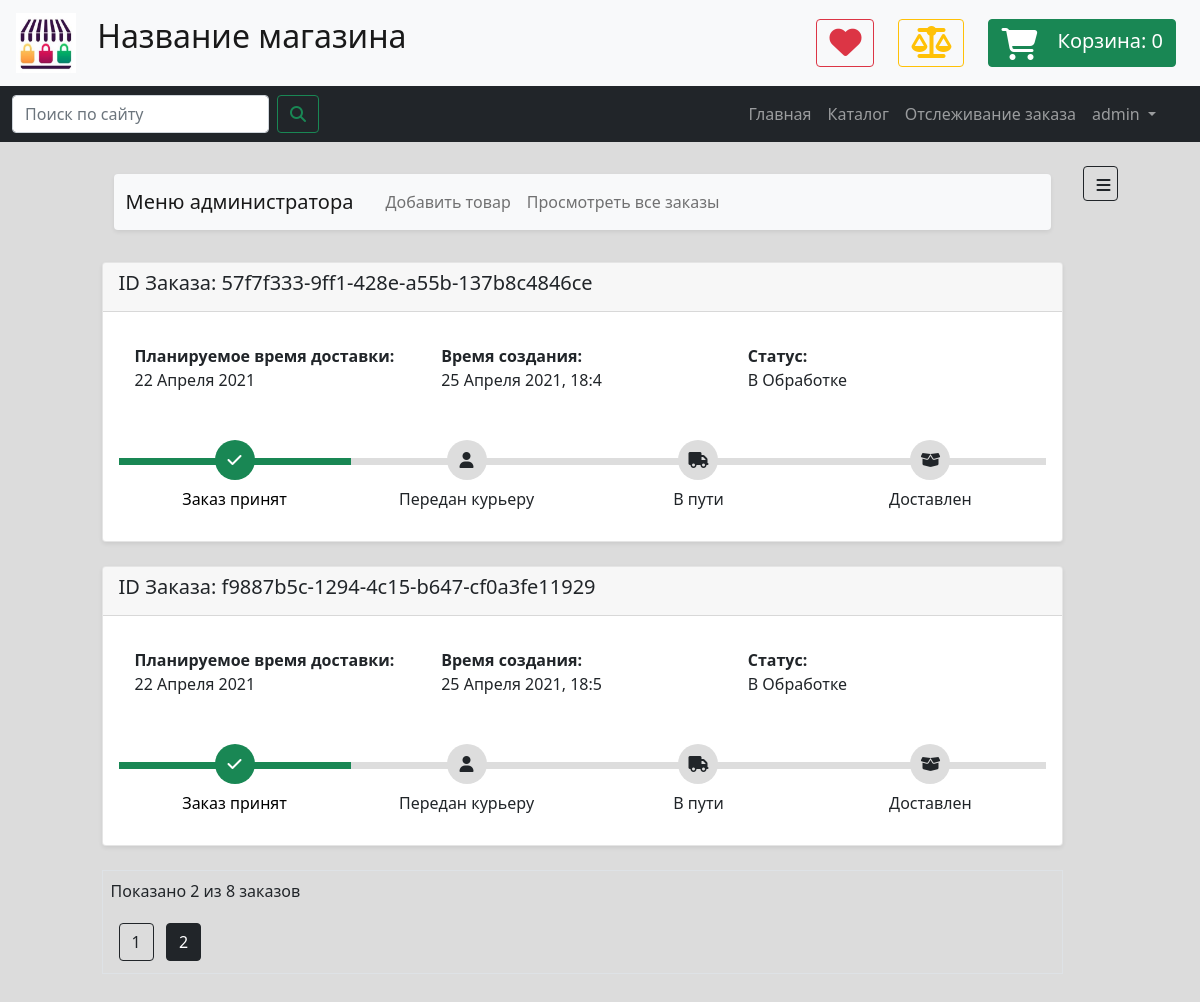
The page /orders?page=2 (signed in) on the database as committed earlier.
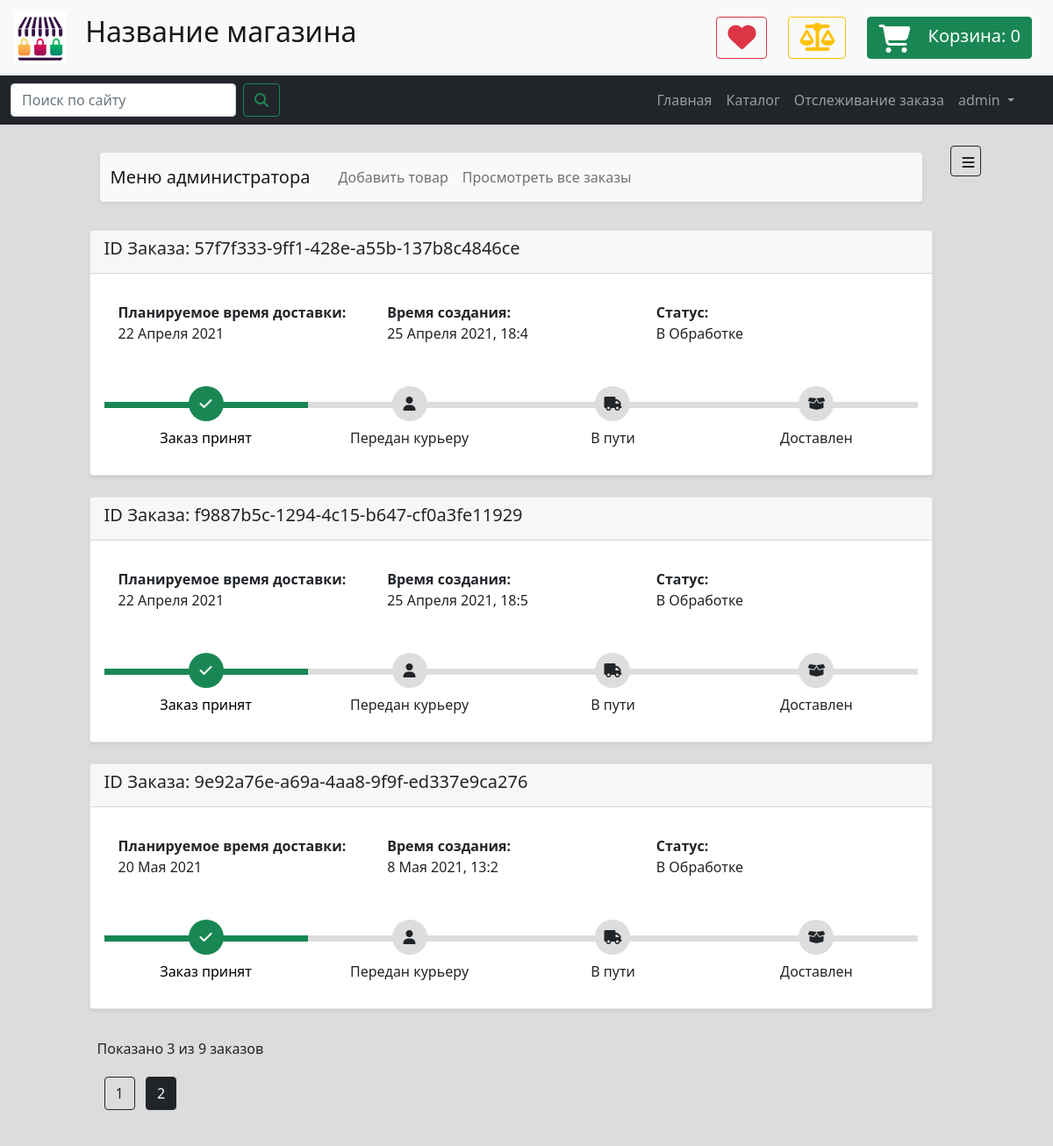
The same page on the database as committed later.
### data/users.py (models this page shows)
class User(SqlAlchemyBase, UserMixin, SerializerMixin):
    __tablename__ = 'users'
    id = sqlalchemy.Column(sqlalchemy.Integer,
                           primary_key=True, autoincrement=True)
    public_id = sqlalchemy.Column(sqlalchemy.String(50),
                                  unique=True,
                                  nullable=False,
                                  default=generate_uuid)
    is_admin = sqlalchemy.Column(sqlalchemy.Boolean, default=False, nullable=False)
    first_name = sqlalchemy.Column(sqlalchemy.String, nullable=True)
    last_name = sqlalchemy.Column(sqlalchemy.String, nullable=True)
    profile_pic_path = sqlalchemy.Column(sqlalchemy.String, nullable=False,
                                         default='img/user_pics/default_user.png')
    username = sqlalchemy.Column(sqlalchemy.String, nullable=False)
    email = sqlalchemy.Column(sqlalchemy.String,
                              index=True, unique=True, nullable=False)
    phone = sqlalchemy.Column(sqlalchemy.String, nullable=True)
    hashed_password = sqlalchemy.Column(sqlalchemy.String, nullable=False)
    created_date = sqlalchemy.Column(sqlalchemy.DateTime,
                                     default=datetime.datetime.now)
    bonus_points = sqlalchemy.Column(sqlalchemy.Integer, default=0, nullable=True)
    reviews = orm.relation("Review", back_populates='user')
    orders = orm.relation("Order", back_populates='user')
    location_id = sqlalchemy.Column(sqlalchemy.Integer,
                                    sqlalchemy.ForeignKey("locations.id"))
    address = orm.relation('Location')

### data/orders.py (models this page shows)
class Order(SqlAlchemyBase, SerializerMixin):
    __tablename__ = 'orders'
    id = sqlalchemy.Column(sqlalchemy.Integer,
                           primary_key=True, autoincrement=True)
    public_id = sqlalchemy.Column(sqlalchemy.String(50),
                                  unique=True,
                                  nullable=False,
                                  default=generate_uuid)
    description = sqlalchemy.Column(sqlalchemy.String, nullable=True)
    created_date = sqlalchemy.Column(sqlalchemy.DateTime,
                                     default=datetime.datetime.now)
    update_date = sqlalchemy.Column(sqlalchemy.DateTime,
                                     default=datetime.datetime.now)
    delivery_date = sqlalchemy.Column(sqlalchemy.DateTime)
    elements = orm.relation('OrderElement', back_populates='order')
    location_id = sqlalchemy.Column(sqlalchemy.Integer,
                                    sqlalchemy.ForeignKey("locations.id"))
    location = orm.relation('Location')
    status_id = sqlalchemy.Column(sqlalchemy.Integer,
                                  sqlalchemy.ForeignKey("order_statuses.id"))
    status = orm.relation('Status')
    user_id = sqlalchemy.Column(sqlalchemy.Integer,
                                sqlalchemy.ForeignKey("users.id"), nullable=True)
    user = orm.relation('User', back_populates='orders')

class Status(SqlAlchemyBase):
    __tablename__ = 'order_statuses'
    id = sqlalchemy.Column(sqlalchemy.Integer,
                           primary_key=True, autoincrement=True)
    name = sqlalchemy.Column(sqlalchemy.String, nullable=False, unique=True)
    full_name = sqlalchemy.Column(sqlalchemy.String, nullable=True)
    description = sqlalchemy.Column(sqlalchemy.String, nullable=True)

### routes/orders.py (the view)
@app.route('/orders')
@login_required
def orders_list_page():
    page = request.args.get('page', 1, type=int)
    db_sess = db_session.create_session()
    if current_user.is_admin:
        query = db_sess.query(Order)
    else:
        query = db_sess.query(Order).filter_by(user_id=current_user.id)
    orders = paginate(query, page, 6)
    template = render_template('orders_page.html',
                               title='Заказы',
                               orders=orders,
                               time_format_func=ru_format_str_time)
    db_sess.close()
    return template

### data/db_session.py (called while the page is built)
def create_session() -> Session:
    global __factory
    if __factory:
        return __factory()

### main.py (called while the page is built)
@login_manager.user_loader
def load_user(user_id):
    db_sess = db_session.create_session()
    user = db_sess.query(User).get(user_id)
    db_sess.close()
    return user

### tools.py (called while the page is built)
def paginate(query, page, per_page=20, error_out=True):
    if error_out and page < 1:
        abort(404)
    items = query.limit(per_page).offset((page - 1) * per_page).all()
    if not items and page != 1 and error_out:
        abort(404)
    if page == 1 and len(items) < per_page:
        total = len(items)
    else:
        total = query.order_by(None).count()
    return Pagination(query, page, per_page, total, items)

def ru_format_str_time(time: datetime.datetime, show_exact_time=True):
    s_month = MONTH_NAMES_RU[time.month]
    s_date = f'{time.day} {s_month} {time.year}'
    if show_exact_time:
        s_time = f', {time.hour}:{time.minute}'
    else:
        s_time = ''
    return s_date + s_time

### templates/orders_page.html
{% extends "main_template.html" %}
{% block content %}
    <link rel="stylesheet" href="{{ url_for('static', filename='css/orders_page_v13.css') }}">
    <div class="container">
        {% for order in orders.items %}
            <article class="card rounded shadow-sm mb-4">
                <header class="card-header">
                    <h5>ID Заказа: {{ order.public_id }}</h5>
                </header>
                <div class="card-body">
                    <div class="card-body row">
                        <div class="col"><strong>Планируемое время доставки:</strong><br>
                            {{ time_format_func(order.delivery_date, show_exact_time=False) }}
                        </div>
                        <div class="col"><strong>Время создания:</strong><br>
                            {{ time_format_func(order.created_date) }}
                        </div>
                        <div class="col"><strong>Статус:</strong><br>
                            {{ order.status.full_name }}
                        </div>
                    </div>
                    <div class="track">
                        <div class="step {{ 'active' if order.status.id >= 1 else '' }}"><span class="icon"> <i
                                class="fa fa-check"></i> </span> <span
                                class="text"> Заказ принят </span></div>
                        <div class="step {{ 'active' if order.status.id >= 2 else '' }}"><span class="icon"> <i
                                class="fa fa-user"></i> </span> <span
                                class="text"> Передан курьеру </span></div>
                        <div class="step {{ 'active' if order.status.id >= 3 else '' }}"><span class="icon"> <i
                                class="fa fa-truck"></i> </span> <span
                                class="text"> В пути </span></div>
                        <div class="step {{ 'active' if order.status.id >= 4 else '' }}"><span class="icon"> <i
                                class="fa fa-box-open"></i> </span> <span
                                class="text"> Доставлен </span></div>
                    </div>
                </div>
            </article>
        {% endfor %}
        <div class="mt-2 mb-2 p-2 border">
            <p class="text-dark">Показано {{ orders.items|length }} из {{ orders.total }} заказов</p>
            {% for page_num in orders.iter_pages(left_edge=1, right_edge=1, left_current=1, right_current=2) %}
                {% if page_num %}
                    {% if orders.page == page_num %}
                        <a href="{{ url_for('orders_list_page', page=page_num) }}"
                           class="btn btn-dark mt-1 mb-1 ms-2">
                            {{ page_num }}
                        </a>
                    {% else %}
                        <a href="{{ url_for('orders_list_page', page=page_num) }}"
                           class="btn btn-outline-dark mt-1 mb-1 ms-2">
                            {{ page_num }}
                        </a>
                    {% endif %}
                {% else %}
                    ...
                {% endif %}
            {% endfor %}
        </div>
    </div>
{% endblock content %}

### templates/main_template.html (shortened to what this page needs)
{% extends 'base.html' %}
{% block sidebar %}
    <button type="button"
            class="btn btn-outline-dark d-none d-md-block sticky-top"
            style="width: 35px; height: 35px; z-index: 1"
            id="open-sidebar-categories"
            aria-label="Open Sidebar">
        <i class="fa fa-bars"></i>
    </button>
{% endblock sidebar %}

### templates/base.html (shortened to what this page needs)
<!DOCTYPE html>
<html lang="en">
<head>
    {% set shop_name = 'Название магазина' %}
    <link href="https://cdn.jsdelivr.net/npm/bootstrap@5.0.0-beta3/dist/css/bootstrap.min.css" rel="stylesheet"
>
    <link rel="stylesheet" href="https://maxcdn.bootstrapcdn.com/font-awesome/4.7.0/css/font-awesome.min.css">
    <link rel="stylesheet" href="{{ url_for('static', filename='css/main_stylesheet_v12.css') }}">
</head>
<body>
<header>
    <nav class="navbar navbar-expand navbar-light bg-light">
        <a class="navbar-brand" href="#">
            <img src="{{ url_for('static', filename='img/logo.jpg') }}"
                 width="60" height="60" class="mx-3" alt="">
            <span class="h2 d-none d-sm-inline">{{ shop_name }}</span>
        </a>
        <div class="d-flex flex-row justify-content-end ms-auto me-2 me-md-4">
            <button type="button" class="btn btn-outline-danger ms-2 ms-md-4">
                <i class="fa fa-2x fa-heart"></i>
            </button>
            <button type="button" class="btn btn-outline-warning ms-2 ms-md-4">
                <i class="fa fa-2x fa-balance-scale"></i>
            </button>
            <a href="{{ url_for('cart_page') }}" type="button" class="btn btn-success ms-2 ms-md-4">
                <i class="fa fa-2x fa-shopping-cart me-3"
                   style="vertical-align: middle;"></i>
                <span style="font-size: 20px;" class="d-none d-md-inline">Корзина: </span>
                <span style="font-size: 20px;" id="cart-items-number">{{ session.get('cart', [])|length }}</span>
            </a>
        </div>
    </nav>
    <nav class="navbar navbar-expand-md navbar-dark bg-dark">
        <div class="container-fluid">
            <form class="d-flex me-5">
                <input class="form-control me-2" type="search" placeholder="Поиск по сайту" aria-label="Search">
                <button class="btn btn-outline-success" type="submit"><i class="fa fa-search"></i></button>
            </form>
            <div class="collapse navbar-collapse me-4" id="navbarSupportedContent">
                <ul class="navbar-nav ms-auto mb-2 mb-lg-0">
                    <li class="nav-item">
                        <a class="nav-link" href="{{ url_for('index_page') }}">Главная</a>
                    </li>
                    <li class="nav-item">
                        <a class="nav-link" href="{{ url_for('categories_page') }}">Каталог</a>
                    <li class="nav-item">
                        <a class="nav-link" href="{{ url_for('orders_track') }}">Отслеживание заказа</a>
                    </li>
                    {% if current_user.is_authenticated %}
                        <li class="nav-item dropdown" style="z-index: 999">
                            <a class="nav-link dropdown-toggle" href="#" id="navbarDropdown" role="button"
                               data-bs-toggle="dropdown" aria-expanded="false">
                                {{ current_user.username }}
                            </a>
                        </li>
                    {% endif %}
                </ul>
            </div>
        </div>
    </nav>
</header>
<main role="main" class="m-2 m-md-4 mt-4">
    <div class="d-flex flex-row justify-content-between flex-fill ms-auto me-auto" style="max-width: 90%">
        <div class="me-2 ms-2 flex-fill">
            {% if current_user.is_authenticated and current_user.is_admin %}
                <div class="container mb-4 mt-2 pb-2 pe-4 ps-4">
                    <nav class="navbar navbar-expand-lg navbar-light bg-light rounded shadow-sm">
                        <div class="container-fluid">
                            <a class="navbar-brand me-4" href="#">Меню администратора</a>
                            <div class="collapse navbar-collapse" id="navbarNavAltMarkup">
                                <div class="navbar-nav">
                                    <a class="nav-link" href="{{ url_for('goods_add_page') }}">Добавить товар</a>
                                    <a class="nav-link" href="{{ url_for('orders_list_page') }}">Просмотреть все заказы</a>
                                </div>
                            </div>
                        </div>
                    </nav>
                </div>
            {% endif %}
            {% block content %}{% endblock %}
        </div>
        {% block sidebar %} {% endblock %}
    </div>
</main>
</body>
</html>

### static/css/main_stylesheet_v12.css (style rules this page uses)
body { background: #dcdcdc; }
.card { background: white; }

### static/css/orders_page_v13.css (style rules this page uses)
.card { position: relative; display: -webkit-box; display: -ms-flexbox; display: flex; -webkit-box-orient: vertical; -webkit-box-direction: normal; -ms-flex-direction: column; flex-direction: column; min-width: 0; word-wrap: break-word; background-color: #fff; background-clip: border-box; border: 1px solid rgba(0, 0, 0, 0.1); border-radius: 0.10rem }
.track { position: relative; background-color: #ddd; height: 7px; display: -webkit-box; display: -ms-flexbox; display: flex; margin-bottom: 60px; margin-top: 50px }
.track .step { -webkit-box-flex: 1; -ms-flex-positive: 1; flex-grow: 1; width: 25%; margin-top: -18px; text-align: center; position: relative }
.track .step.active:before { background: rgb(25, 135, 84) }
.track .step::before { height: 7px; position: absolute; content: ""; width: 100%; left: 0; top: 18px }
.track .step.active .icon { background: rgb(25, 135, 84); color: #fff }
.track .icon { display: inline-block; width: 40px; height: 40px; line-height: 40px; position: relative; border-radius: 100%; background: #ddd }
.track .step.active .text { font-weight: 400; color: #000 }
.track .text { display: block; margin-top: 7px }

Rows that differ between the two databases and show on the page:
added Order: public_id "9e92a76e-a69a-4aa8-9f9f-ed337e9ca276", delivery_date "20 Мая 2021", created_date "8 Мая 2021, 13:2", status.full_name "В Обработке"
Other text that changed with them:
{{ orders.items|length }}: "2" → "3"
{{ orders.total }}: "8" → "9"
